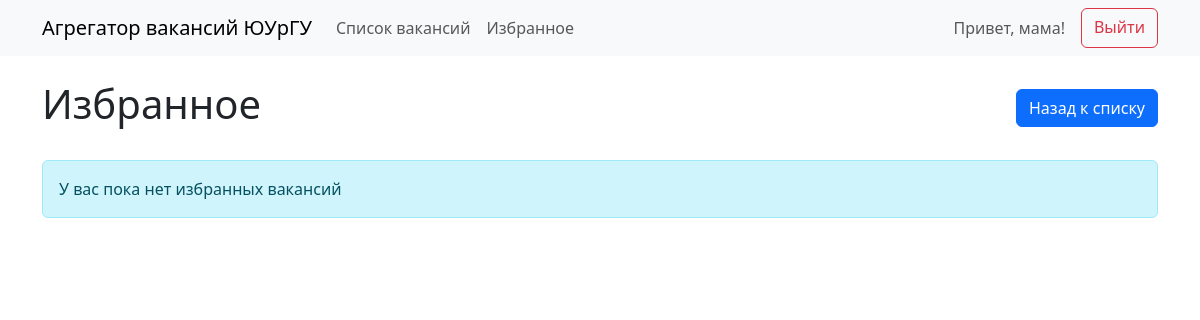
The app's page /favorites (signed in), older data.
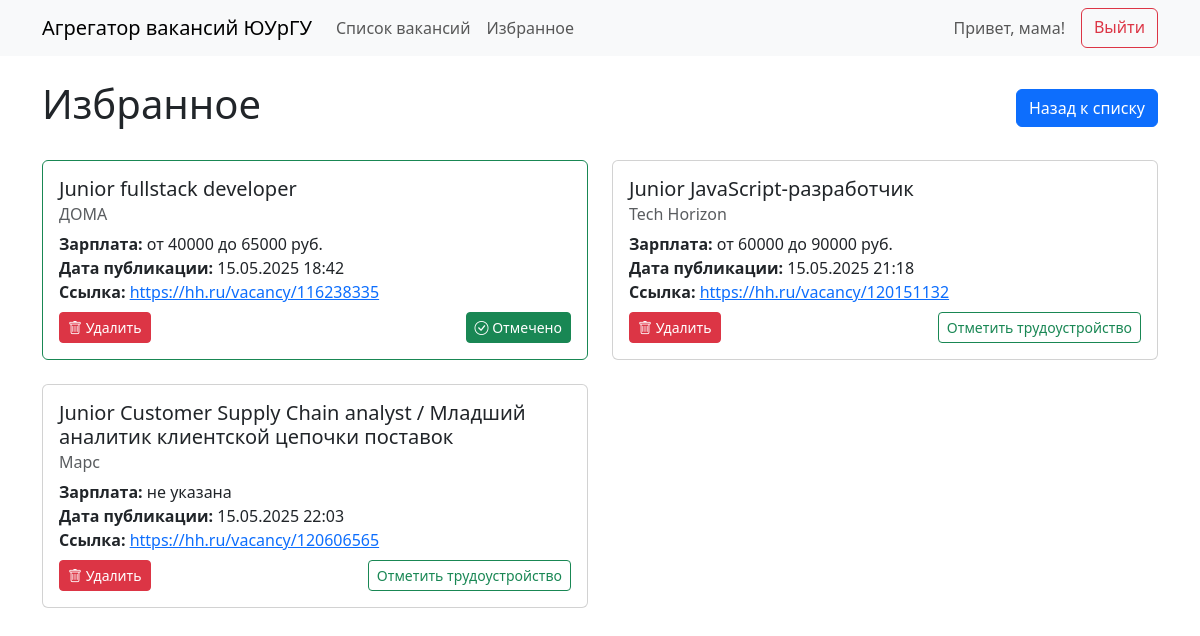
The same page, newer data.
### tables this page shows
CREATE TABLE users (
            id INTEGER PRIMARY KEY AUTOINCREMENT,
            full_name TEXT NOT NULL,
            group_number TEXT,
            email TEXT,
            phone TEXT,
            password TEXT NOT NULL,
            user_type TEXT NOT NULL,
            last_login TEXT,
            UNIQUE(full_name, user_type)
        );

CREATE TABLE vacancies (
            id INTEGER PRIMARY KEY AUTOINCREMENT,
            title TEXT NOT NULL,
            company TEXT,
            salary TEXT,
            experience TEXT,
            url TEXT UNIQUE,
            description TEXT,
            published_at TEXT
        );

### app.py (the view)
@app.route('/favorites')
def favorites():
    if 'user_id' not in session:
        return redirect(url_for('login'))
    user = get_user_by_id(session['user_id'])  # Получаем данные пользователя
    if not user:
        return redirect(url_for('login'))
    fav_vacancies = get_favorites(user['id'])
    employment = get_employment(user['id'])
    if employment:
        fav_vacancies = [v for v in fav_vacancies if v['id'] != employment['id']]
        fav_vacancies.insert(0, employment)
    return render_template('favorites.html',
                           favorites=fav_vacancies,
                           employment=employment,
                           user=user)  # Добавляем user в контекст

### app.py (called while the page is built)
@app.before_request
def before_request():
    session.permanent = True
    session.modified = True

def get_user_by_id(user_id):
    conn = sqlite3.connect('vacancies.db')
    cursor = conn.cursor()
    cursor.execute('''
        SELECT id, full_name, group_number, user_type FROM users WHERE id = ?
    ''', (user_id,))
    user = cursor.fetchone()
    conn.close()
    if user:
        return {
            'id': user[0],
            'full_name': user[1],
            'group_number': user[2],
            'user_type': user[3]
        }
    return None

### db.py (called while the page is built)
def get_favorites(user_id):
    conn = sqlite3.connect('vacancies.db')
    cursor = conn.cursor()
    cursor.execute('''
        SELECT v.id, v.title, v.company, v.salary, v.url, v.published_at
        FROM favorites f
        JOIN vacancies v ON f.vacancy_id = v.id
        WHERE f.user_id = ?
        ORDER BY f.added_at DESC
    ''', (user_id,))
    vacancies = cursor.fetchall()
    conn.close()
    return [{
        'id': v[0],
        'title': v[1],
        'company': v[2],
        'salary': v[3],
        'url': v[4],
        'published_at': v[5]
    } for v in vacancies]

def get_employment(user_id):
    conn = sqlite3.connect('vacancies.db')
    cursor = conn.cursor()
    cursor.execute('''
        SELECT v.id, v.title, v.company, v.salary, v.url, v.published_at
        FROM employment e
        JOIN vacancies v ON e.vacancy_id = v.id
        WHERE e.user_id = ?
    ''', (user_id,))
    result = cursor.fetchone()
    conn.close()
    if result:
        return {
            'id': result[0],
            'title': result[1],
            'company': result[2],
            'salary': result[3],
            'url': result[4],
            'published_at': result[5]
        }
    return None

### templates/favorites.html (shortened to what this page needs)
{% extends "base.html" %}
{% block content %}
    <div class="d-flex justify-content-between align-items-center mb-4">
        <h1>Избранное</h1>
        <a href="{{ url_for('index') }}" class="btn btn-primary">Назад к списку</a>
    </div>
    {% if not favorites %}
        <div class="alert alert-info">У вас пока нет избранных вакансий</div>
    {% else %}
        <div class="row">
            {% for vacancy in favorites %}
                <div class="col-md-6 mb-4">
                    <div class="card {% if employment and employment.id == vacancy.id %}border-success{% endif %}">
                        <div class="card-body">
                            <h5 class="card-title">{{ vacancy.title }}</h5>
                            <h6 class="card-subtitle mb-2 text-muted">{{ vacancy.company }}</h6>
                            <div class="card-text mb-2">
                                <strong>Зарплата:</strong> {{ vacancy.salary }}<br>
                                <strong>Дата публикации:</strong> {{ vacancy.published_at }}<br>
                                <strong>Ссылка:</strong> <a href="{{ vacancy.url }}" target="_blank">{{ vacancy.url|truncate(30) }}</a>
                            </div>
                            <div class="d-flex justify-content-between align-items-center">
                                <button class="btn btn-sm btn-danger remove-favorite"
                                        data-vacancy-id="{{ vacancy.id }}">
                                    <i class="bi bi-trash"></i> Удалить
                                </button>
                                {% if user and user.user_type == 'student' %}
                                    <button class="btn btn-sm {% if employment and employment.id == vacancy.id %}btn-success{% else %}btn-outline-success{% endif %} employment-btn"
                                            data-vacancy-id="{{ vacancy.id }}">
                                        {% if employment and employment.id == vacancy.id %}
                                            <i class="bi bi-check-circle"></i> Отмечено
                                        {% else %}
                                            Отметить трудоустройство
                                        {% endif %}
                                    </button>
                                {% endif %}
                            </div>
                        </div>
                    </div>
                </div>
            {% endfor %}
        </div>
    {% endif %}
{% endblock %}

### templates/base.html (shortened to what this page needs)
<!DOCTYPE html>
<html lang="ru">
<head>
    <link href="https://cdn.jsdelivr.net/npm/bootstrap@5.3.0/dist/css/bootstrap.min.css" rel="stylesheet">
    <link rel="stylesheet" href="https://cdn.jsdelivr.net/npm/bootstrap-icons@1.8.0/font/bootstrap-icons.css">
</head>
<body>
    <nav class="navbar navbar-expand-lg navbar-light bg-light">
        <div class="container">
            <a class="navbar-brand" href="{{ url_for('index') }}">Агрегатор вакансий ЮУрГУ</a>
            <div class="collapse navbar-collapse" id="navbarNav">
                <ul class="navbar-nav me-auto">
                    <li class="nav-item">
                        <a class="nav-link" href="{{ url_for('index') }}">Список вакансий</a>
                    </li>
                    {% if 'user_id' in session %}
                        <li class="nav-item">
                            <a class="nav-link" href="{{ url_for('favorites') }}">Избранное</a>
                        </li>
                    {% endif %}
                </ul>
                <div class="d-flex">
                    {% if 'user_id' in session and user %}
                        <span class="navbar-text me-3">Привет, {{ user.full_name }}!</span>
                        <a href="{{ url_for('logout') }}" class="btn btn-outline-danger">Выйти</a>
                    {% else %}
                        <a href="{{ url_for('login') }}" class="btn btn-outline-primary me-2">Войти</a>
                        <a href="{{ url_for('register') }}" class="btn btn-primary">Зарегистрироваться</a>
                    {% endif %}
                </div>
            </div>
        </div>
    </nav>
    <div class="container mt-4">
        {% block content %}{% endblock %}
    </div>
</body>
</html>

Row changes from the older to the newer data that the page shows:
now on this page (row unchanged): vacancies: title "Junior fullstack developer", company "ДОМА", salary "от 40000 до 65000 руб.", published_at "15.05.2025 18:42", url "https://hh.ru/vacancy/116238335", shows "Отмечено"
added vacancies: title "Junior JavaScript-разработчик", company "Tech Horizon", salary "от 60000 до 90000 руб.", published_at "15.05.2025 21:18", url "https://hh.ru/vacancy/120151132", shows "Отметить трудоустройство"
added vacancies: title "Junior Customer Supply Chain analyst / Младший аналитик клиентской цепочки поставок", company "Марс", salary "не указана", published_at "15.05.2025 22:03", url "https://hh.ru/vacancy/120606565", shows "Отметить трудоустройство"
Text that changed along with them:
text no longer shown: "У вас пока нет избранных вакансий"
